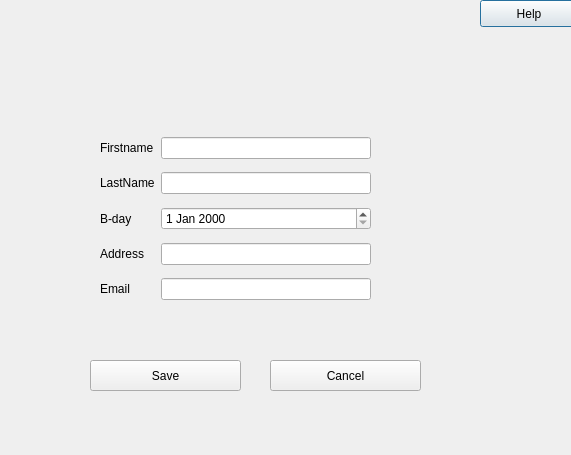
<?xml version="1.0" encoding="UTF-8"?>
<ui version="4.0">
 <class>editPersonInfo</class>
 <widget class="QDialog" name="editPersonInfo">
  <property name="geometry">
   <rect>
    <x>0</x>
    <y>0</y>
    <width>571</width>
    <height>455</height>
   </rect>
  </property>
  <property name="windowTitle">
   <string>editPersonInfo</string>
  </property>
  <widget class="QLabel" name="logo">
   <property name="geometry">
    <rect>
     <x>0</x>
     <y>0</y>
     <width>411</width>
     <height>81</height>
    </rect>
   </property>
   <property name="text">
    <string/>
   </property>
   <property name="pixmap">
    <pixmap resource="../../1.qrc">:/GUI/Desktop/logo.png</pixmap>
   </property>
  </widget>
  <widget class="QPushButton" name="helpButton">
   <property name="geometry">
    <rect>
     <x>480</x>
     <y>0</y>
     <width>98</width>
     <height>27</height>
    </rect>
   </property>
   <property name="text">
    <string>Help</string>
   </property>
   <property name="icon">
    <iconset resource="../../1.qrc">
     <normaloff>:/GUI/Desktop/help.png</normaloff>:/GUI/Desktop/help.png</iconset>
   </property>
   <property name="iconSize">
    <size>
     <width>25</width>
     <height>25</height>
    </size>
   </property>
   <property name="checkable">
    <bool>false</bool>
   </property>
   <property name="checked">
    <bool>false</bool>
   </property>
  </widget>
  <widget class="QPushButton" name="cancelButton">
   <property name="geometry">
    <rect>
     <x>270</x>
     <y>360</y>
     <width>151</width>
     <height>31</height>
    </rect>
   </property>
   <property name="text">
    <string>Cancel</string>
   </property>
   <property name="icon">
    <iconset resource="../../1.qrc">
     <normaloff>:/GUI/Desktop/cancel.png</normaloff>:/GUI/Desktop/cancel.png</iconset>
   </property>
   <property name="iconSize">
    <size>
     <width>20</width>
     <height>20</height>
    </size>
   </property>
  </widget>
  <widget class="QWidget" name="gridLayoutWidget">
   <property name="geometry">
    <rect>
     <x>100</x>
     <y>130</y>
     <width>271</width>
     <height>181</height>
    </rect>
   </property>
   <layout class="QGridLayout" name="gridLayout">
    <item row="2" column="0">
     <widget class="QLabel" name="BdayLabel">
      <property name="text">
       <string>B-day</string>
      </property>
     </widget>
    </item>
    <item row="1" column="1">
     <widget class="QLineEdit" name="lastNameLine"/>
    </item>
    <item row="4" column="1">
     <widget class="QLineEdit" name="emailLine"/>
    </item>
    <item row="1" column="0">
     <widget class="QLabel" name="lastNameLabel">
      <property name="text">
       <string>LastName</string>
      </property>
     </widget>
    </item>
    <item row="0" column="1">
     <widget class="QLineEdit" name="firstnameLine"/>
    </item>
    <item row="4" column="0">
     <widget class="QLabel" name="emailLabel">
      <property name="text">
       <string>Email</string>
      </property>
     </widget>
    </item>
    <item row="0" column="0">
     <widget class="QLabel" name="firstnameLabel">
      <property name="text">
       <string>Firstname</string>
      </property>
     </widget>
    </item>
    <item row="3" column="0">
     <widget class="QLabel" name="addressLabel">
      <property name="text">
       <string>Address</string>
      </property>
     </widget>
    </item>
    <item row="3" column="1">
     <widget class="QLineEdit" name="addressLine"/>
    </item>
    <item row="2" column="1">
     <widget class="QDateEdit" name="bDayDateEdit"/>
    </item>
   </layout>
  </widget>
  <widget class="QPushButton" name="saveButton">
   <property name="geometry">
    <rect>
     <x>90</x>
     <y>360</y>
     <width>151</width>
     <height>31</height>
    </rect>
   </property>
   <property name="text">
    <string>Save</string>
   </property>
   <property name="icon">
    <iconset resource="../../1.qrc">
     <normaloff>:/GUI/Desktop/Add.png</normaloff>:/GUI/Desktop/Add.png</iconset>
   </property>
   <property name="iconSize">
    <size>
     <width>20</width>
     <height>20</height>
    </size>
   </property>
  </widget>
 </widget>
 <resources>
  <include location="../../1.qrc"/>
  <include location="../../../../1.qrc"/>
 </resources>
 <connections/>
</ui>
